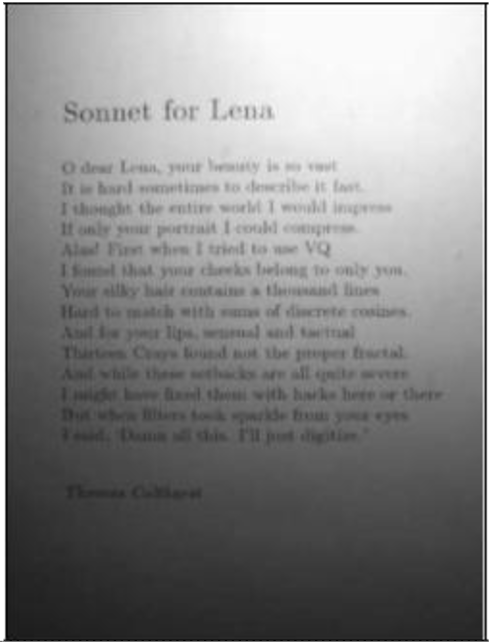
#> input picture HW2/book.png, 489 x 642 px
$ jupyter execute LABandHW2.ipynb
#> lines starting #> are read from the running program, lines starting #| are printed output that depends on the picture
[cell 1]
import matplotlib.pyplot as plt
import cv2
import numpy as np

[cell 2]
imbook = cv2.imread('./book.png')
#> imbook is the input picture: shape (642, 489, 3); min 3, max 255, mean 134.3
imbook = cv2.cvtColor(imbook, cv2.COLOR_BGR2GRAY)
#> imbook: shape (642, 489)

[cell 3]
plt.imshow(imbook,cmap = "gray")

[cell 4]
def my_gaussian_filter(img, sigma):
#> called with sigma = 30
    filter_size = 2 * int(4 * sigma + 0.5) + 1
    gaussian = np.zeros((filter_size, filter_size), np.float32)
    m = filter_size//2
    n = filter_size//2
    for x in range(-m, m+1):
        for y in range(-n, n+1):
            x1 = 2*np.pi*(sigma**2)
            x2 = np.exp(-(x**2 + y**2)/(2* sigma**2))
            gaussian[x+m, y+n] = (1/x1)*x2
    first_half = gaussian.shape[0]//2
    second_half = gaussian.shape[1]//2
    img1 = np.zeros([img.shape[0] + gaussian.shape[0],img.shape[1] + gaussian.shape[1]])
    img1[first_half:first_half + img.shape[0],second_half:second_half + img.shape[1]] = img
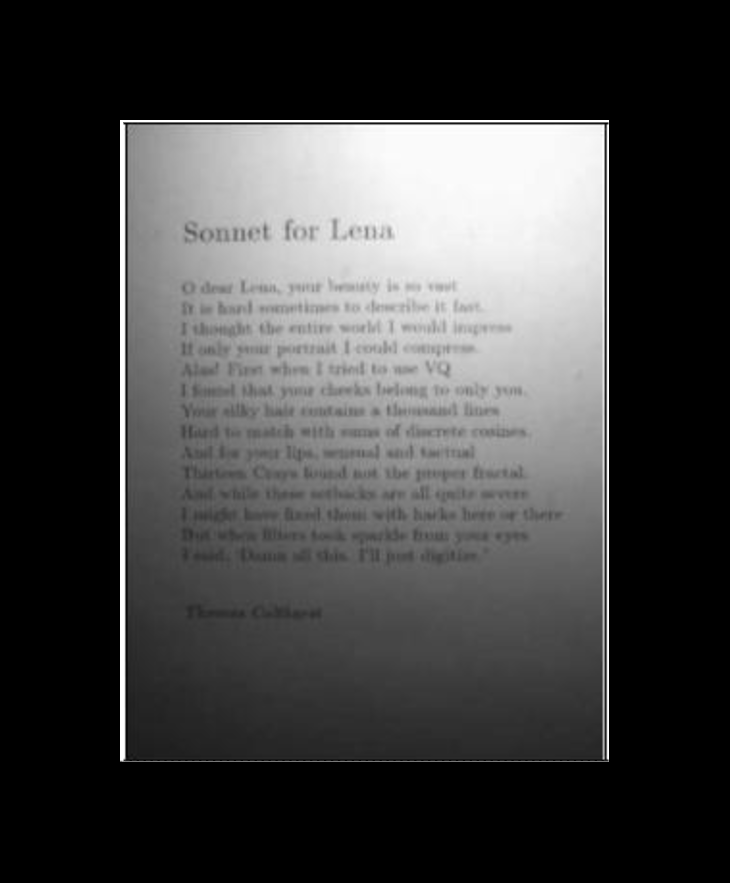
#> img1: shape (883, 730) float64; min 0, max 255, mean 65.4
    img1[0:first_half, second_half:second_half+img.shape[1]] = img[0:first_half,:]
    img1[first_half:first_half+img.shape[0], 0:second_half] = img[:,0:second_half]
    img1[img.shape[0] + first_half + 1:, second_half:second_half+img.shape[1]] = img[(img.shape[0] - first_half):,:]
    img1[first_half:first_half+img.shape[0],img.shape[1] + second_half + 1:] = img[:,img.shape[1] - second_half:]
    img1[0:first_half,0:second_half] = img[0:first_half,0:second_half]
    img1[0:first_half:,second_half + img.shape[1] + 1:] = img[0:first_half, img.shape[1] - second_half:]
    img1[first_half + img.shape[0] + 1:,0:second_half] = img[img.shape[0] - first_half :, 0:second_half]
    img1[first_half + img.shape[0] + 1:,second_half + img.shape[1] + 1:] = img[img.shape[0] - first_half :, img.shape[1] - second_half:]
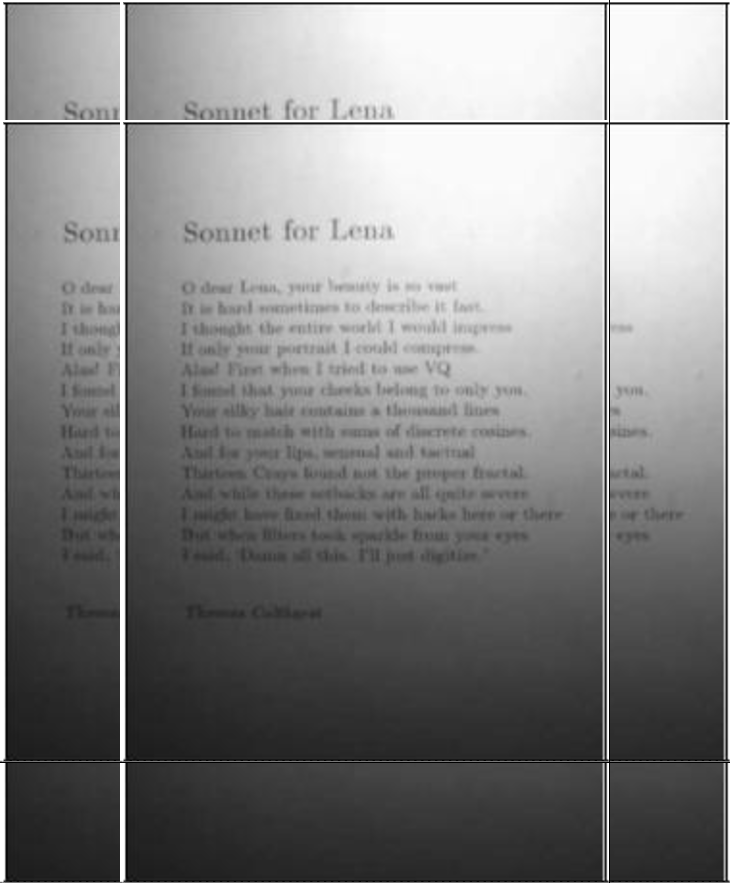
#> img1: shape (883, 730) float64; min 0, max 255, mean 132.4
    res = np.zeros(img1.shape)
    for k in range(img1.shape[0] - gaussian.shape[0]):
        for l in range(img1.shape[1] - gaussian.shape[1]):
            res[k,l] = np.sum(gaussian * img1[k:k+ gaussian.shape[0], l:l + gaussian.shape[1]])
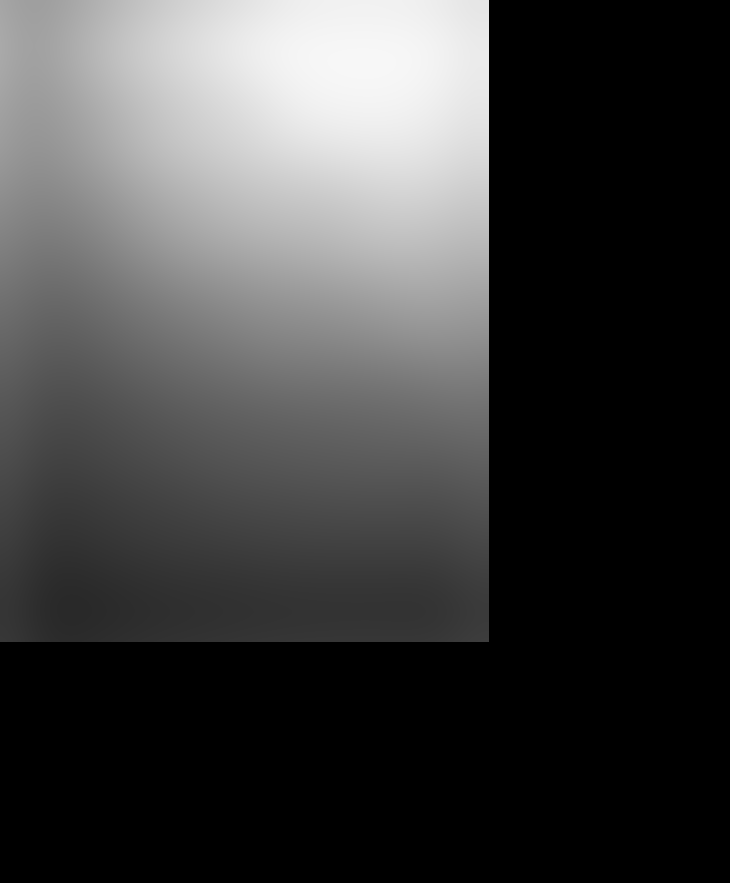
#> res: shape (883, 730) float64; min 0, max 247.6, mean 65.4
    res = res[:img.shape[0],:img.shape[1]]
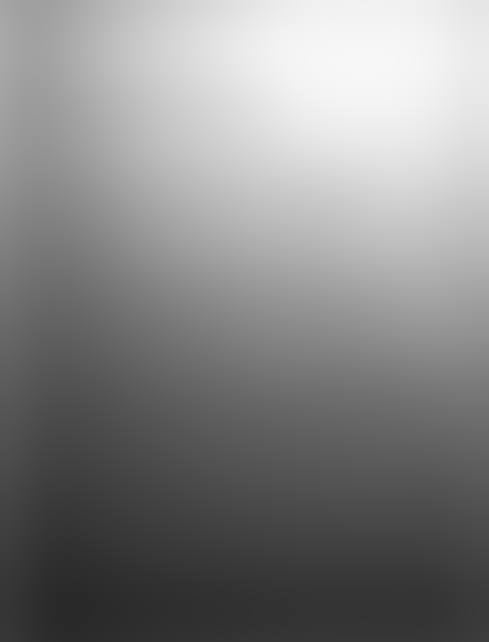
#> res: shape (642, 489) float64; min 41.26, max 247.6, mean 134.2
    return res, img1

[cell 5]
fltbook, updatedImage = my_gaussian_filter(imbook, 30)
print("Добавляем края изображения, для того, чтобы размер не изменился после применения свертки")
plt.imshow(updatedImage,cmap = "gray")

[cell 6]
print("Результат my_gaussian_filter")
plt.imshow(fltbook,cmap = "gray")

[cell 7]
res = np.log10(imbook) - np.log10(fltbook)
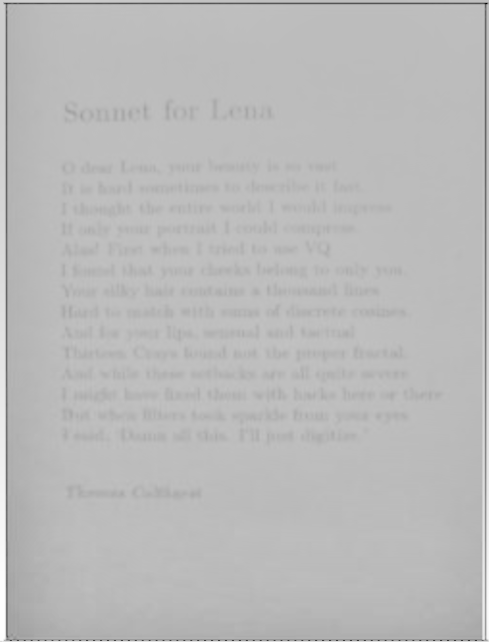
#> res: shape (642, 489) float64; min -1.89, max 0.678, mean -0.0116; drawn with min black and max white
# print(np.array(res))
minres = np.min(res)
#> minres = -1.89
maxres = np.max(res)
#> maxres = 0.678
res = (res-minres)*255/(maxres-minres)
res = res.astype(int)
# print(minres,maxres)
plt.imshow(res, cmap='gray')
